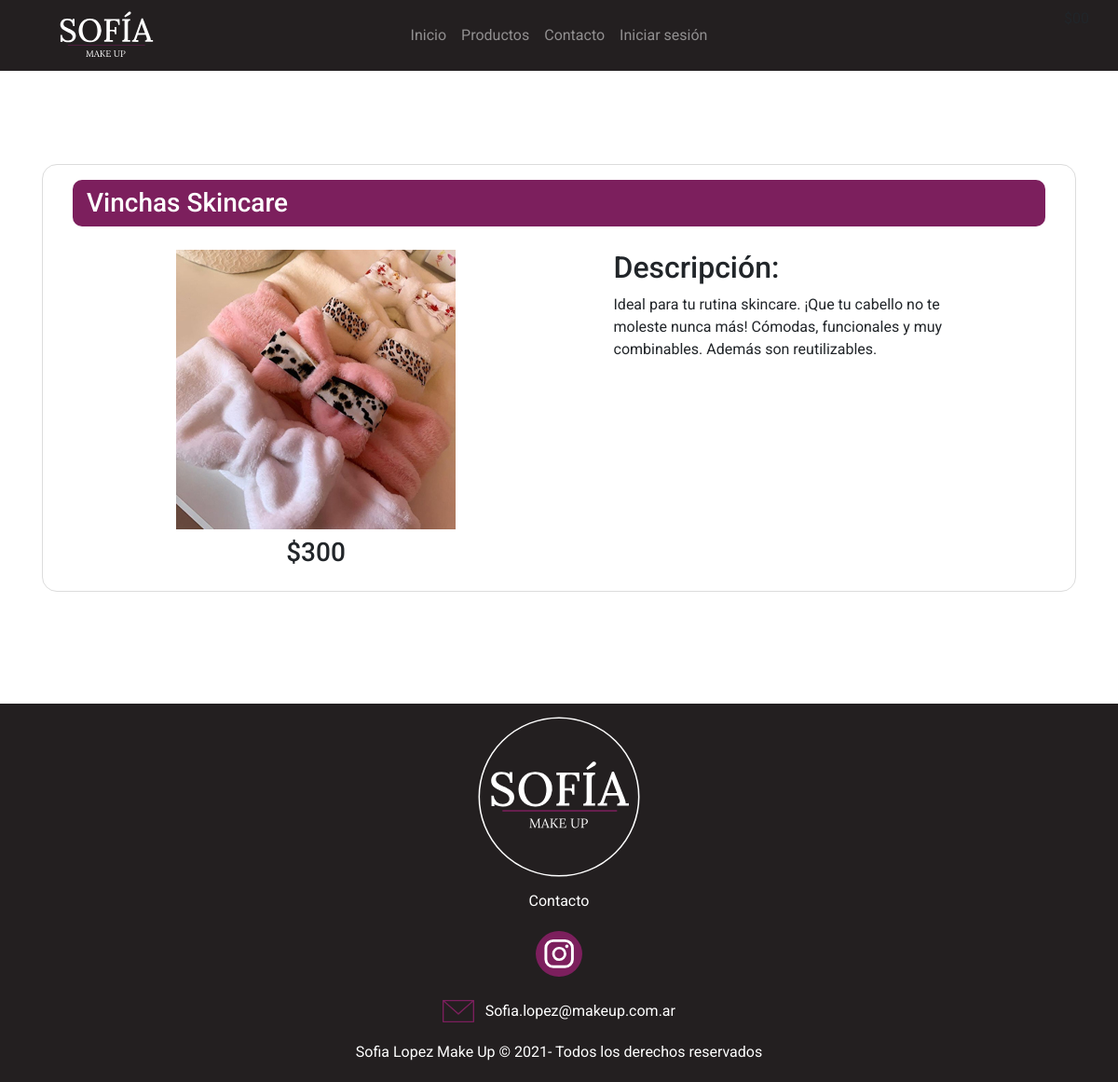
Screenshot of /index.php?s=producto-leer&id=1 with the database file from the repository.
### tables this page shows
CREATE TABLE `productos` (
  `id_producto` int(10) UNSIGNED NOT NULL,
  `categoria_id` tinyint(3) UNSIGNED NOT NULL,
  `nombre` varchar(120) NOT NULL,
  `precio` float NOT NULL,
  `descripcion` text NOT NULL,
  `texto` mediumtext NOT NULL,
  `imagen` varchar(255) DEFAULT NULL,
  `alt` varchar(255) DEFAULT NULL,
  `usuario_id` int(10) UNSIGNED NOT NULL
);

### classes/ProductoRepository.php (called while the page is built, shortened)
<?php
class ProductoRepository {
    private $db;
    public function __construct(PDO $db){
        $this->db = $db;
    }
    public function getById(int $id): Producto {
        $query = "SELECT * FROM productos WHERE id_producto = ?";
        $stmt = $this->db->prepare($query);
        $stmt->execute([$id]);
        $stmt->setFetchMode(PDO::FETCH_CLASS, Producto::class);
        $product = $stmt->fetch();
        return $product;
    }
}

### classes/Producto.php (called while the page is built, shortened)
<?php
class Producto {
    protected $nombre;
    protected $precio;
    protected $texto;
    protected $imagen;
    protected $alt;
    public function getNombre(): string
    {
        return $this->nombre;
    }
    public function getPrecio(): float
    {
        return $this->precio;
    }
    public function getTexto(): string
    {
        return $this->texto;
    }
    public function getImagen(): ?string
    {
        return $this->imagen;
    }
    public function getAlt(): ?string
    {
        return $this->alt;
    }
}

### secciones/producto-leer.php (the view)
<?php
$repo = new ProductoRepository($db);
$id = (int) $_GET['id'];
$producto = $repo->getById($id);
?>
<section class="desapretador">
	<article class="container">
		<div class="row justify-content-around my-4 info">
			<h3 class="col-12 titulo mt-0"><?= $producto->getNombre(); ?></h3>
			<div class="col-md-5">
				<div class="row">
					<div class="col-12 align-self-center">
						<img class="img-fluid d-block m-auto" src="<?= RUTA_IMAGENES . $producto->getImagen(); ?>" alt="<?= $producto->getAlt(); ?>">
					</div>
					<span class="h3 col-12 text-center mt-2">$<?= $producto->getPrecio(); ?></span>
				</div>
			</div>
			<div class="col-md-5">
				<p class="h2">Descripción:</p>
				<p><?= $producto->getTexto(); ?></p>
			</div>
		</div>
	</article>
</section>

### css/estilo.css (style rules this page uses)
* { font-family: 'Roboto', sans-serif; }
.titulo { background-color: #7c1f5d; color: white; border-radius: 10px; padding: 0.5rem; margin-top: 3rem; margin-bottom: 1.6rem; }
.desapretador { margin-top: 100px; margin-bottom: 120px; }
.info { border-radius: 16px; border: solid 1px gainsboro; padding: 1rem 2rem; min-height: 300px; }

### rows the page displays
productos: nombre "Vinchas Skincare", imagen (picture), precio "300", texto "Ideal para tu rutina skincare. ¡Que tu cabello no te moleste nunca más! Cómodas, funcionales y muy combinables. Además son reutilizables."
